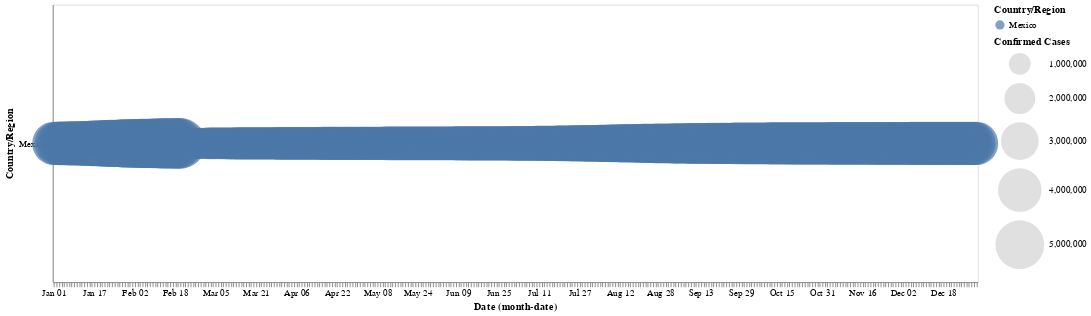

The cell this chart's notebook holds for it:
### Code cell
bars = alt.Chart(selected_data).mark_bar().encode(
    y='Country/Region',
    color='Country/Region',
    x='sum(Confirmed):Q'
).properties(
    width=1000
).transform_filter(
    interval
)

circle

### Figure 1 — Vega-Lite specification as saved in the notebook (floating-point values rounded to 4 significant figures; data arrays with more than 128 entries replaced by an {"elided": "..."} marker saying what was removed)
{"config": {"view": {"continuousWidth": 400, "continuousHeight": 300}}, "data": {"name": "data-42d7f47506b511d54a44e3f9ba69d4e3"}, "mark": "circle", "encoding": {"color": {"condition": {"field": "Country/Region", "type": "nominal", "selection": "selector004"}, "value": "lightgray"}, "size": {"field": "Confirmed", "legend": {"title": "Confirmed Cases"}, "scale": {"range": [0, 3000]}, "type": "quantitative"}, "x": {"field": "Date", "timeUnit": "monthdate", "type": "ordinal"}, "y": {"field": "Country/Region", "type": "nominal"}}, "height": 300, "selection": {"selector004": {"type": "interval"}}, "width": 1000, "$schema": "https://vega.github.io/schema/vega-lite/v4.17.0.json", "datasets": {"data-42d7f47506b511d54a44e3f9ba69d4e3": {"elided": "761 records"}}}
